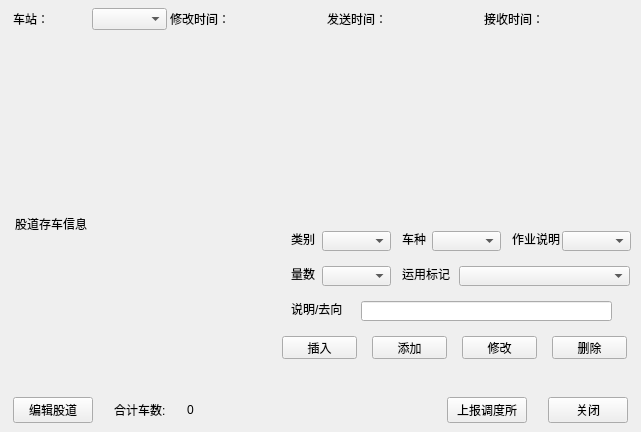
<?xml version="1.0" encoding="UTF-8"?>
<ui version="4.0">
 <class>StationStorage</class>
 <widget class="QWidget" name="StationStorage">
  <property name="geometry">
   <rect>
    <x>0</x>
    <y>0</y>
    <width>641</width>
    <height>432</height>
   </rect>
  </property>
  <property name="windowTitle">
   <string>站存车信息</string>
  </property>
  <widget class="QWidget" name="widget" native="true">
   <property name="geometry">
    <rect>
     <x>10</x>
     <y>0</y>
     <width>631</width>
     <height>38</height>
    </rect>
   </property>
   <layout class="QGridLayout" name="gridLayout">
    <property name="leftMargin">
     <number>3</number>
    </property>
    <property name="topMargin">
     <number>3</number>
    </property>
    <property name="rightMargin">
     <number>3</number>
    </property>
    <property name="bottomMargin">
     <number>3</number>
    </property>
    <property name="spacing">
     <number>3</number>
    </property>
    <item row="0" column="0">
     <widget class="QLabel" name="label">
      <property name="text">
       <string>车站：</string>
      </property>
     </widget>
    </item>
    <item row="0" column="1">
     <widget class="QComboBox" name="comboBox"/>
    </item>
    <item row="0" column="2">
     <widget class="QLabel" name="label_2">
      <property name="text">
       <string>修改时间：</string>
      </property>
     </widget>
    </item>
    <item row="0" column="3">
     <widget class="QLabel" name="label_3">
      <property name="text">
       <string/>
      </property>
     </widget>
    </item>
    <item row="0" column="4">
     <widget class="QLabel" name="label_4">
      <property name="text">
       <string>发送时间：</string>
      </property>
     </widget>
    </item>
    <item row="0" column="5">
     <widget class="QLabel" name="label_9">
      <property name="text">
       <string/>
      </property>
     </widget>
    </item>
    <item row="0" column="6">
     <widget class="QLabel" name="label_5">
      <property name="text">
       <string>接收时间：</string>
      </property>
     </widget>
    </item>
    <item row="0" column="7">
     <widget class="QLabel" name="label_16">
      <property name="text">
       <string/>
      </property>
     </widget>
    </item>
   </layout>
  </widget>
  <widget class="QWidget" name="widget_2" native="true">
   <property name="geometry">
    <rect>
     <x>10</x>
     <y>40</y>
     <width>631</width>
     <height>171</height>
    </rect>
   </property>
   <layout class="QHBoxLayout" name="horizontalLayout_4" stretch="3,2">
    <property name="spacing">
     <number>3</number>
    </property>
    <property name="leftMargin">
     <number>3</number>
    </property>
    <property name="topMargin">
     <number>3</number>
    </property>
    <property name="rightMargin">
     <number>3</number>
    </property>
    <property name="bottomMargin">
     <number>3</number>
    </property>
    <item>
     <widget class="QWidget" name="widget_7" native="true">
      <layout class="QHBoxLayout" name="horizontalLayout"/>
     </widget>
    </item>
    <item>
     <widget class="QWidget" name="widget_8" native="true">
      <layout class="QHBoxLayout" name="horizontalLayout_2"/>
     </widget>
    </item>
   </layout>
  </widget>
  <widget class="QWidget" name="widget_3" native="true">
   <property name="geometry">
    <rect>
     <x>9</x>
     <y>210</y>
     <width>631</width>
     <height>171</height>
    </rect>
   </property>
   <layout class="QHBoxLayout" name="horizontalLayout_5" stretch="3,4">
    <property name="spacing">
     <number>3</number>
    </property>
    <property name="leftMargin">
     <number>3</number>
    </property>
    <property name="topMargin">
     <number>3</number>
    </property>
    <property name="rightMargin">
     <number>3</number>
    </property>
    <property name="bottomMargin">
     <number>3</number>
    </property>
    <item>
     <widget class="QWidget" name="widget_5" native="true">
      <layout class="QVBoxLayout" name="verticalLayout">
       <property name="spacing">
        <number>3</number>
       </property>
       <property name="leftMargin">
        <number>3</number>
       </property>
       <property name="topMargin">
        <number>3</number>
       </property>
       <property name="rightMargin">
        <number>3</number>
       </property>
       <property name="bottomMargin">
        <number>3</number>
       </property>
       <item>
        <widget class="QLabel" name="label_8">
         <property name="maximumSize">
          <size>
           <width>16777215</width>
           <height>15</height>
          </size>
         </property>
         <property name="text">
          <string>股道存车信息</string>
         </property>
        </widget>
       </item>
       <item>
        <widget class="QWidget" name="widget_9" native="true">
         <layout class="QHBoxLayout" name="horizontalLayout_3"/>
        </widget>
       </item>
      </layout>
     </widget>
    </item>
    <item>
     <widget class="QWidget" name="widget_6" native="true">
      <widget class="QLabel" name="label_10">
       <property name="geometry">
        <rect>
         <x>9</x>
         <y>18</y>
         <width>24</width>
         <height>16</height>
        </rect>
       </property>
       <property name="text">
        <string>类别</string>
       </property>
      </widget>
      <widget class="QLabel" name="label_11">
       <property name="geometry">
        <rect>
         <x>9</x>
         <y>53</y>
         <width>24</width>
         <height>16</height>
        </rect>
       </property>
       <property name="text">
        <string>量数</string>
       </property>
      </widget>
      <widget class="QComboBox" name="comboBox_2">
       <property name="geometry">
        <rect>
         <x>40</x>
         <y>18</y>
         <width>69</width>
         <height>20</height>
        </rect>
       </property>
      </widget>
      <widget class="QComboBox" name="comboBox_3">
       <property name="geometry">
        <rect>
         <x>40</x>
         <y>53</y>
         <width>69</width>
         <height>20</height>
        </rect>
       </property>
      </widget>
      <widget class="QLabel" name="label_12">
       <property name="geometry">
        <rect>
         <x>120</x>
         <y>18</y>
         <width>24</width>
         <height>16</height>
        </rect>
       </property>
       <property name="text">
        <string>车种</string>
       </property>
      </widget>
      <widget class="QComboBox" name="comboBox_4">
       <property name="geometry">
        <rect>
         <x>150</x>
         <y>18</y>
         <width>69</width>
         <height>20</height>
        </rect>
       </property>
      </widget>
      <widget class="QLabel" name="label_13">
       <property name="geometry">
        <rect>
         <x>230</x>
         <y>18</y>
         <width>48</width>
         <height>16</height>
        </rect>
       </property>
       <property name="text">
        <string>作业说明</string>
       </property>
      </widget>
      <widget class="QComboBox" name="comboBox_5">
       <property name="geometry">
        <rect>
         <x>280</x>
         <y>18</y>
         <width>69</width>
         <height>20</height>
        </rect>
       </property>
      </widget>
      <widget class="QLabel" name="label_14">
       <property name="geometry">
        <rect>
         <x>120</x>
         <y>53</y>
         <width>48</width>
         <height>16</height>
        </rect>
       </property>
       <property name="text">
        <string>运用标记</string>
       </property>
      </widget>
      <widget class="QComboBox" name="comboBox_6">
       <property name="geometry">
        <rect>
         <x>177</x>
         <y>53</y>
         <width>171</width>
         <height>20</height>
        </rect>
       </property>
      </widget>
      <widget class="QLabel" name="label_15">
       <property name="geometry">
        <rect>
         <x>9</x>
         <y>88</y>
         <width>54</width>
         <height>16</height>
        </rect>
       </property>
       <property name="text">
        <string>说明/去向</string>
       </property>
      </widget>
      <widget class="QLineEdit" name="lineEdit">
       <property name="geometry">
        <rect>
         <x>79</x>
         <y>88</y>
         <width>251</width>
         <height>20</height>
        </rect>
       </property>
      </widget>
      <widget class="QPushButton" name="pushButton_4">
       <property name="geometry">
        <rect>
         <x>0</x>
         <y>123</y>
         <width>75</width>
         <height>23</height>
        </rect>
       </property>
       <property name="text">
        <string>插入</string>
       </property>
      </widget>
      <widget class="QPushButton" name="pushButton_5">
       <property name="geometry">
        <rect>
         <x>90</x>
         <y>123</y>
         <width>75</width>
         <height>23</height>
        </rect>
       </property>
       <property name="text">
        <string>添加</string>
       </property>
      </widget>
      <widget class="QPushButton" name="pushButton_6">
       <property name="geometry">
        <rect>
         <x>180</x>
         <y>123</y>
         <width>75</width>
         <height>23</height>
        </rect>
       </property>
       <property name="text">
        <string>修改</string>
       </property>
      </widget>
      <widget class="QPushButton" name="pushButton_7">
       <property name="geometry">
        <rect>
         <x>270</x>
         <y>123</y>
         <width>75</width>
         <height>23</height>
        </rect>
       </property>
       <property name="text">
        <string>删除</string>
       </property>
      </widget>
     </widget>
    </item>
   </layout>
  </widget>
  <widget class="QWidget" name="widget_4" native="true">
   <property name="geometry">
    <rect>
     <x>10</x>
     <y>390</y>
     <width>621</width>
     <height>41</height>
    </rect>
   </property>
   <layout class="QGridLayout" name="gridLayout_2">
    <property name="leftMargin">
     <number>3</number>
    </property>
    <property name="topMargin">
     <number>3</number>
    </property>
    <property name="rightMargin">
     <number>3</number>
    </property>
    <property name="bottomMargin">
     <number>3</number>
    </property>
    <property name="horizontalSpacing">
     <number>21</number>
    </property>
    <property name="verticalSpacing">
     <number>3</number>
    </property>
    <item row="0" column="4">
     <widget class="QPushButton" name="pushButton_2">
      <property name="text">
       <string>上报调度所</string>
      </property>
     </widget>
    </item>
    <item row="0" column="0">
     <widget class="QPushButton" name="pushButton_GDEdit">
      <property name="text">
       <string>编辑股道</string>
      </property>
     </widget>
    </item>
    <item row="0" column="5">
     <widget class="QPushButton" name="pushButton_3">
      <property name="text">
       <string>关闭</string>
      </property>
     </widget>
    </item>
    <item row="0" column="1">
     <widget class="QLabel" name="label_6">
      <property name="text">
       <string>合计车数:</string>
      </property>
     </widget>
    </item>
    <item row="0" column="2">
     <widget class="QLabel" name="label_7">
      <property name="text">
       <string>0</string>
      </property>
     </widget>
    </item>
    <item row="0" column="3">
     <spacer name="horizontalSpacer">
      <property name="orientation">
       <enum>Qt::Horizontal</enum>
      </property>
      <property name="sizeHint" stdset="0">
       <size>
        <width>40</width>
        <height>20</height>
       </size>
      </property>
     </spacer>
    </item>
   </layout>
  </widget>
 </widget>
 <resources/>
 <connections/>
</ui>
